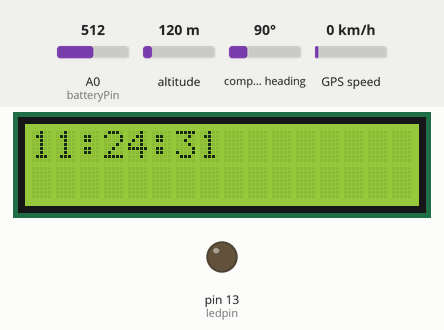
Bench run of a sketch on a simulated Arduino Uno, built with avr-gcc and run on an emulated ATmega328P. On the bench: 16×2 character LCD, output pins drawn as LEDs (lit = HIGH). The inputs (shaded band) are chosen by the test bench; at power-on: A0 (batteryPin) = 512, altitude 120 m, compass heading 90°, GPS speed 0 km/h. The GPS gets a fix after 3 s at 37.7749, -122.4194 with 8 satellites; what the sketch prints to the serial monitor is not drawn.

Above: at 2.2 s.
2.3 s: A0 (batteryPin) set to 306
At 4.2 s:
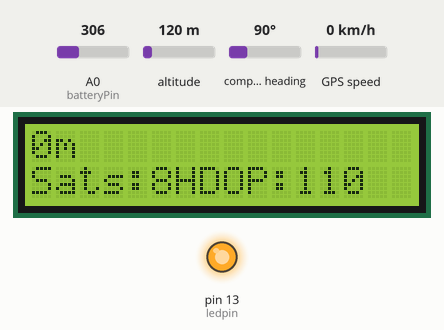
At 6.1 s:
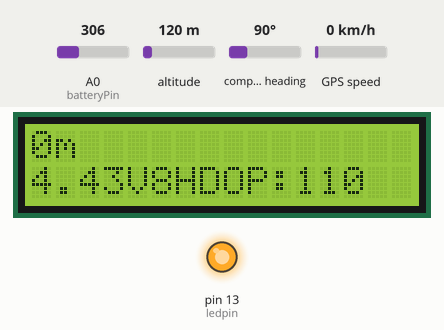
13.2 s: A0 (batteryPin) set to 30
At 16.5 s:
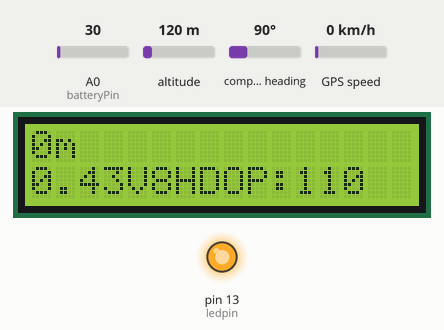
Timing chart, 0 to 18.0 s (numbered marks = the images above; inputs shaded):
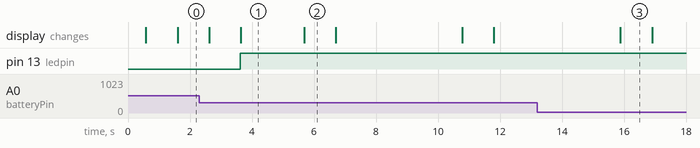

The sketch:

tinygpstest.ino
```cpp
#include "SoftwareSerial.h"
#include "TinyGPS++.h"
#include "LiquidCrystal.h"


TinyGPSPlus gps;
SoftwareSerial ss(6, 7);
LiquidCrystal lcd(12, 11, 5, 4, 3, 2);
const int ledpin=13;
unsigned long battery_last, distance_last; // timers
const int batteryPin = 0;
double old_LAT = 51.508131, old_LON = 19.128618;
int totalDistance=0;
char once=0;

enum STATE {NOFIX, BATT_LOW, FIX};
STATE actualState = NOFIX;
STATE prevState = NOFIX;

void setup()
{
  Serial.begin(28800);
  ss.begin(38400);
  lcd.begin(16, 2);
  lcd.setCursor(0,0);
  lcd.clear();
  lcd.print("GPS app starting...");
  pinMode(ledpin, OUTPUT);
  digitalWrite(ledpin,LOW);
  battery_last=millis();
  distance_last=millis();
  lcd.setCursor(0,1);
  lcd.print(analogRead(batteryPin)*(5/1023.0)*2.96);
  delay(500);
  lcd.clear();
}

void loop()
{
  if (millis() >= battery_last+5000)
  {
	calculateBattery();
	battery_last=millis();
  }

  smartDelay(1000); // feed the GPS ojjekt
  if (gps.location.isValid())
  {

	if (gps.location.age()>1500)
	{
		actualState=NOFIX;
	}
	else
	{
	  actualState=FIX;
	}
  }
  else
  {
	  actualState=NOFIX;
  }
  switch(actualState)	//state machine
  {
    case NOFIX:
	  digitalWrite(ledpin,LOW);
	  lcd.clear();
	  lcd.setCursor(0,0);
	  lcdprintTime(gps.time, 1);  // UTC +1
	break;

	case FIX:
	{
	  digitalWrite(ledpin,HIGH);
	   Serial.print("LAT=");  Serial.println(gps.location.lat(), 6);
	   Serial.print("LONG="); Serial.println(gps.location.lng(), 6);

	  if (!once)
	  {
		old_LAT=gps.location.lat();
		old_LON=gps.location.lng();
		once=1;
	  }

	  lcd.setCursor(0,1);
	  lcd.print("Sats:");
	  lcd.print(gps.satellites.value());
	  lcd.print("HDOP:");
	  lcd.print(gps.hdop.value());

	  if (millis() >= distance_last+1000)
	  {
		unsigned long distanceKmToOld =0; // meters
		distanceKmToOld  =(unsigned long)gps.distanceBetween(
		gps.location.lat(),	gps.location.lng(), old_LAT, old_LON);
		printInt(distanceKmToOld, gps.location.isValid(), 9);
		totalDistance = totalDistance+distanceKmToOld;
		lcd.setCursor(0,0);
		lcd.print("        ");
		lcd.setCursor(0,0);
		lcd.print(totalDistance);
		lcd.print("m");
		old_LAT=gps.location.lat();
		old_LON=gps.location.lng();
		distance_last=millis(); // timer reset
	  }
	}// end case FIX
	break;

	case BATT_LOW:
	  lcd.clear();
	  lcd.setCursor(0,1);
	  lcd.print("Batt LOW!: ");
	break;
  } // end switch

	Serial.print("Soft Serial device overflowed? ");
	Serial.println(ss.overflow() ? "YES!" : "No");
	Serial.print("Sentences that failed checksum=");
	Serial.println(gps.failedChecksum());
	Serial.print("Is valid? ");
	Serial.println(gps.location.isValid());
} // end Loop

void calculateBattery()
{
	float volt=calculateVolts();

	lcd.setCursor(0,1);
	if (volt<10) // 2 cells LIPO
	{
	  if (volt<=7.0)
	  {
		  lcd.print(volt);
		  lcd.print("V");
		  actualState = BATT_LOW;
	  }
	  else
	  {
		  //lcd.print("Batt.: ");
		  //lcd.print(volt);
		  //lcd.print("V    ");
	  }
	}
	else  // 3 cells LIPO
	{
	  if (volt<=10.5)
	  {
		  lcd.print(volt);
		  lcd.print("V");
		  actualState = BATT_LOW;
	  }
	  else
	  {
		  //lcd.print("Batt.: ");
		  //lcd.print(volt);
		  //lcd.print("V    ");
	  }
	}
}

static void printDateTime(TinyGPSDate &d, TinyGPSTime &t)
{
	if (!d.isValid())
	{
		Serial.print(F("********** "));
	}
	else
	{
		char sz[32];
		sprintf(sz, "%02d/%02d/%02d ", d.month(), d.day(), d.year());
		Serial.print(sz);
	}

	if (!t.isValid())
	{
		Serial.print(F("******** "));
	}
	else
	{
		char sz[32];
		sprintf(sz, "%02d:%02d:%02d ", t.hour(), t.minute(), t.second());
		Serial.print(sz);
	}

	printInt(d.age(), d.isValid(), 5);
	smartDelay(0);
}

static void lcdprintTime(TinyGPSTime &t, int zone)
{
	if (!t.isValid())
	{
		lcd.print(F("******** "));
	}
	else
	{
		char sz[32];
		sprintf(sz, "%02d:%02d:%02d ", t.hour()+zone, t.minute(), t.second());
		lcd.print(sz);
	}
	smartDelay(0);
}
static void printInt(unsigned long val, bool valid, int len)
{
	char sz[32] = "*****************";
	if (valid) sprintf(sz, "%ld", val);
	sz[len] = 0;
	for (int i=strlen(sz); i<len; ++i)
	sz[i] = ' ';
	if (len > 0)
	sz[len-1] = ' ';
	Serial.print(sz);
	smartDelay(0);
}

float calculateVolts()
{
	int val = analogRead(batteryPin);
	float volts = val*(5/1023.0)*2.96; // calculate the ratio for 0 to 5 V
	return volts;
}

// This custom version of delay() ensures that the gps object
// is being "fed".
static void smartDelay(unsigned long ms)
{
	unsigned long start = millis();
	do
	{
		while (ss.available()) gps.encode(ss.read());
	} while (millis() - start < ms);
}
```

Measured:
- after the input at 2.3 s, the display: first differs from a run without the input after 3.4 s (image 2)
- after the input at 13.2 s, the display: changes after 2.7 s (image 3)
- what the display in image 1 shows lasts 2.1 s, from 3.6 s to 5.7 s
- what the display in image 2 shows lasts 1.0 s, from 5.7 s to 6.7 s
